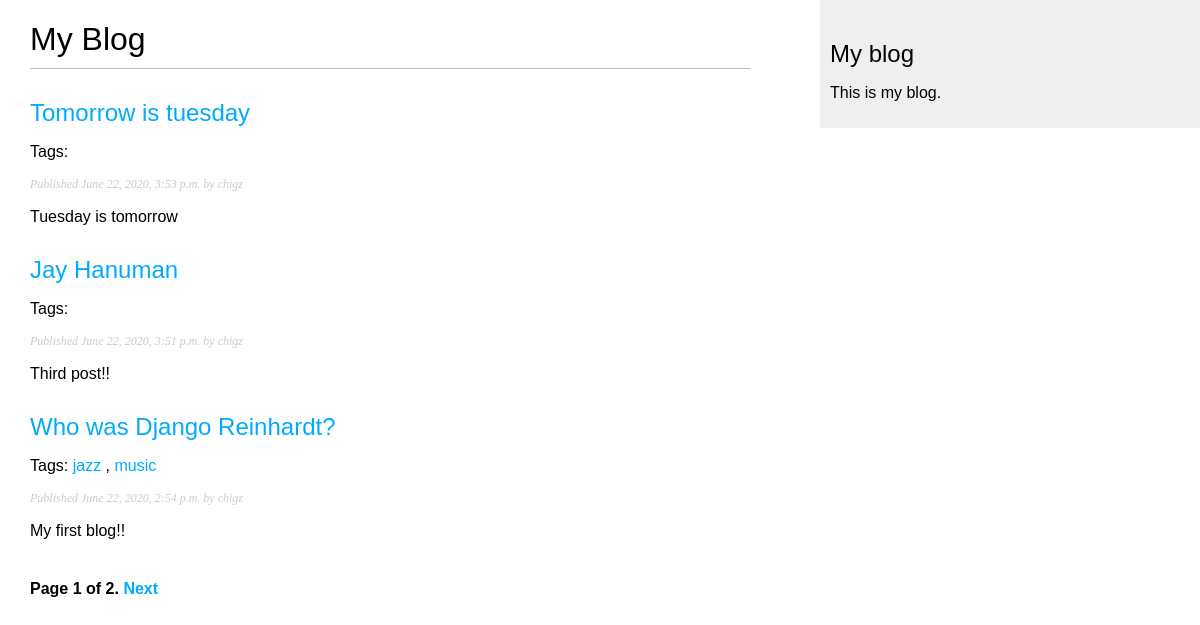
Screenshot of /blog/ with the database file from the repository.
### blog/models.py (models this page shows, shortened)
class Post(models.Model):
    STATUS_CHOICES = (
        ('draft', 'Draft'),
        ('published', 'Published')
    )
    title = models.CharField(max_length=250)
    slug = models.SlugField(max_length=250, unique_for_date='publish')
    author = models.ForeignKey(User, on_delete=models.CASCADE, related_name='blog_posts')
    body = models.TextField()
    publish = models.DateTimeField(default=timezone.now)
    created = models.DateTimeField(auto_now_add=True)
    updated = models.DateTimeField(auto_now=True)
    status = models.CharField(max_length=10,
                              choices=STATUS_CHOICES,
                              default='draft')
    objects = models.Manager()
    published = PublishedManager()
    tags = TaggableManager()
    class Meta:
        ordering = ('-publish',)
    def get_absolute_url(self):
        return reverse('blog:post_detail',
                       args=[self.publish.year,
                             self.publish.month,
                             self.publish.day, self.slug])

### blog/views.py (the view)
# urls.py: path('', views.post_list, name='post_list'),
def post_list(request, tag_slug=None):
    object_list = Post.published.all()
    tag = None
    if tag_slug:
        tag = get_object_or_404(Tag, slug=tag_slug)
        object_list = object_list.filter(tags__in=[tag])
    paginator = Paginator(object_list, 3) # 3 posts in each pages
    page = request.GET.get('page')
    try:
        posts = paginator.page(page)
    except PageNotAnInteger:
        posts = paginator.page(1)
    except EmptyPage:
        posts = paginator.page(paginator.num_pages)
    return render(request, 'blog/post/list.html', {'page': page, 'posts': posts, 'tag': tag})

### blog/models.py (called while the page is built)
    def get_queryset(self):
        return super(PublishedManager,
                     self).get_queryset() \
                          .filter(status='published')

### blog/templates/blog/post/list.html (shortened to what this page needs)
{% extends "blog/base.html" %}
{% block content %}
  <h1>My Blog</h1>
  {% for post in posts %}
    <h2>
      <a href="{{ post.get_absolute_url }}">
        {{ post.title }}
      </a>
    </h2>
    <p class="tags">
      Tags:
      {% for tag in post.tags.all %}
        <a href="{% url "blog:post_list_by_tag" tag.slug %}">
          {{ tag.name }}
        </a>
        {% if not forloop.last %}, {% endif %}
      {% endfor %}
    </p>
    <p class="date">
      Published {{ post.publish }} by {{ post.author }}
    </p>
    {{ post.body|truncatewords:30|linebreaks }}
  {% endfor %}
  {% include "pagination.html" with page=posts %}
{% endblock %}

### blog/templates/blog/base.html (shortened to what this page needs)
{% load static %}
<!DOCTYPE html>
<html>
<head>
    <link href="{% static "css/blog.css" %}" rel="stylesheet">
</head>
<body>
    <div id="content">
        {% block content %}
        {% endblock %}
    </div>
    <div id="sidebar">
        <h2>My blog</h2>
        <p>This is my blog.</p>
    </div>
</body>
</html>

### blog/templates/pagination.html (shortened to what this page needs)
<div class="pagination">
    <span class="step-links">
        <span class="current">
            Page {{ page.number }} of {{ page.paginator.num_pages }}.
        </span>
        {% if page.has_next %}
            <a href="?page={{ page.next_page_number }}">Next</a>
        {% endif %}
    </span>
</div>

### blog/static/css/blog.css (style rules this page uses)
body { margin:0; padding:0; font-family:helvetica, sans-serif; }
a { color:#00abff; text-decoration:none; }
h1 { font-weight:normal; border-bottom:1px solid #bbb; padding:0 0 10px 0; }
h2 { font-weight:normal; margin:30px 0 0; }
#content { float:left; width:60%; padding:0 0 0 30px; }
#sidebar { float:right; width:30%; padding:10px; background:#efefef; height:100%; }
p.date { color:#ccc; font-family: georgia, serif; font-size: 12px; font-style: italic; }
.pagination { margin:40px 0; font-weight:bold; }

### rows the page displays
Post: title "Tomorrow is tuesday", publish "June 22, 2020, 3:53 p.m.", author "chigz", body "Tuesday is tomorrow"
Post: title "Jay Hanuman", publish "June 22, 2020, 3:51 p.m.", author "chigz", body "Third post!!"
Post: title "Who was Django Reinhardt?", publish "June 22, 2020, 2:54 p.m.", author "chigz", body "My first blog!!"
Tag: name "jazz"
Tag: name "music"

### other values shown
{{ page.number }} "1"
{{ page.paginator.num_pages }} "2"
